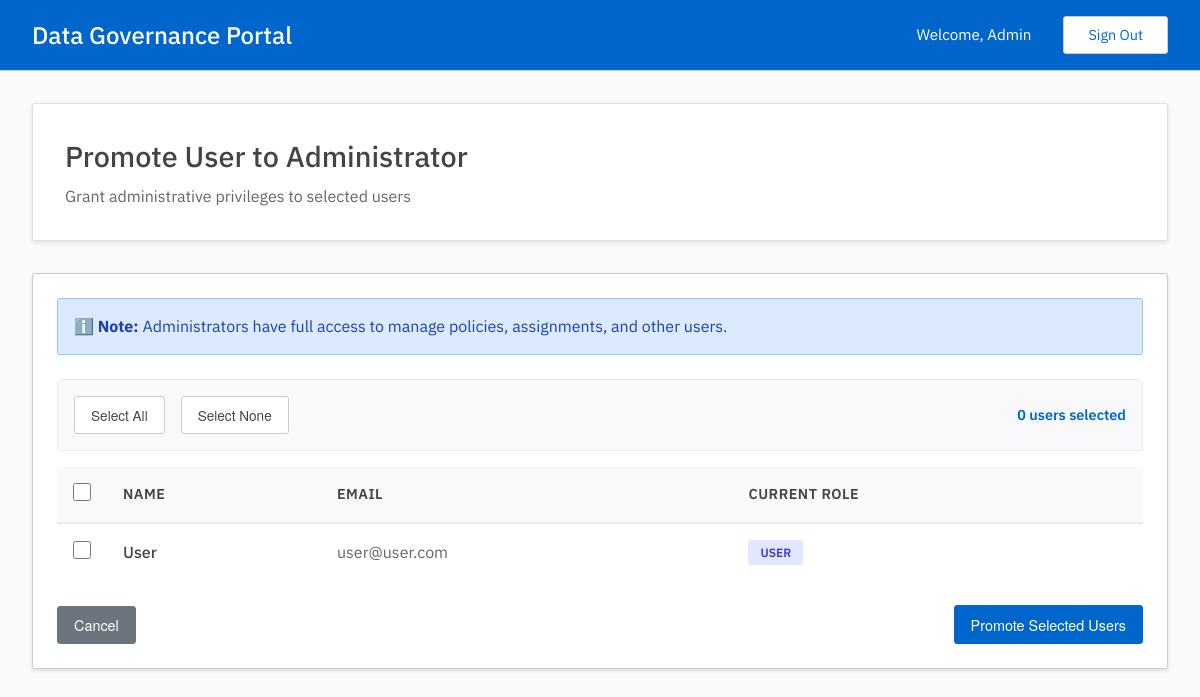
Screenshot of /admin/manage_users/promote (signed in) with the database file from the repository.
### tables this page shows
CREATE TABLE users(
        uuid TEXT UNIQUE NOT NULL PRIMARY KEY,
        email TEXT UNIQUE NOT NULL,
        password_hash TEXT NOT NULL,
        name TEXT NOT NULL,
        is_admin INTEGER NOT NULL DEFAULT 0
        );

### admin.py (the view, shortened to what this page needs)
@admin.route('/manage_users/promote', methods=['GET', 'POST'])
@admin_required
def promote_user():
    users_result = read_get_users()
    users = [user for user in users_result["data"] if not user['is_admin']] if users_result["status"] == "200" else []
    return render_template('admin/manage_users/promote.html', users=users)

### auth.py (called while the page is built)
def admin_required(f):
    @wraps(f)
    def wrap(*args, **kwargs):
        if session['user']['is_admin']:
            return f(*args, **kwargs)
        else:
            print("403: User is not an admin.")
            return redirect(url_for('user.dashboard'))
    return wrap

### db.py (called while the page is built)
def get_conn_curs():
    conn = sqlite3.connect(DATABASE)
    conn.row_factory = sqlite3.Row
    curs = conn.cursor()
    curs.execute("PRAGMA foreign_keys = ON")
    return conn, curs

def commit_close(conn, curs):
    conn.commit()
    curs.close()
    conn.close()

def get_users():
    conn, curs = get_conn_curs()
    curs.execute("SELECT * FROM users")
    users = curs.fetchall()
    commit_close(conn, curs)
    return {
        "status": "200",
        "message": "Users found successfully",
        "data": users
        }

### templates/admin/manage_users/promote.html (shortened to what this page needs)
{% extends "base.html" %}
{% block content %}
<div class="dashboard-header">
    <h2>Promote User to Administrator</h2>
    <p>Grant administrative privileges to selected users</p>
</div>
{% if users %}
<form method="POST" id="promoteForm">
    <div class="table-container">
        <div class="info-message mb-3">
            <strong>ℹ️ Note:</strong> Administrators have full access to manage policies, assignments, and other users.
        </div>
        <div class="bulk-actions">
            <button type="button" class="bulk-select-btn" onclick="selectAll()">Select All</button>
            <button type="button" class="bulk-select-btn" onclick="selectNone()">Select None</button>
            <span class="selected-count" id="selectedCount">0 users selected</span>
        </div>
        <table class="data-table">
            <thead>
                <tr>
                    <th class="checkbox-cell">
                        <input type="checkbox" id="selectAllCheckbox" class="custom-checkbox"
                               onchange="toggleAll(this)">
                    </th>
                    <th>Name</th>
                    <th>Email</th>
                    <th>Current Role</th>
                </tr>
            </thead>
            <tbody>
                {% for user in users %}
                <tr>
                    <td class="checkbox-cell">
                        <input type="checkbox" name="users" value="{{ user['uuid'] }}"
                               class="custom-checkbox user-checkbox"
                               onchange="updateSelectedCount()">
                    </td>
                    <td>
                        <div style="font-weight: 500;">{{ user['name'] }}</div>
                    </td>
                    <td style="color: #666;">{{ user['email'] }}</td>
                    <td>
                        <span class="role-badge role-user">User</span>
                    </td>
                </tr>
                {% endfor %}
            </tbody>
        </table>
        <div class="action-buttons mt-3" style="display: flex; justify-content: space-between;">
            <a href="{{ url_for('admin.manage_users') }}" class="btn btn-secondary">Cancel</a>
            <button type="submit" class="btn btn-action" id="submitBtn" disabled>
                Promote Selected Users
            </button>
        </div>
    </div>
</form>
{% endif %}
{% endblock %}

### templates/base.html (shortened to what this page needs)
<!DOCTYPE html>
<html lang="en">
<head>
    <link rel="stylesheet" href="{{ url_for('static', filename='styles.css') }}">
</head>
<body>
    {% if session.get('user') %}
    <header class="header">
        <div class="header-content">
            <div class="header-left">
                <h1>Data Governance Portal</h1>
            </div>
            <div class="header-right">
                <span class="welcome-text">Welcome, {{ session['user']['name'] }}</span>
                <a href="{{ url_for('login') }}" class="sign-out-btn">Sign Out</a>
            </div>
        </div>
    </header>
    {% endif %}
    <main class="main-content">
        {% block content %}{% endblock %}
    </main>
</body>
</html>

### static/styles.css (style rules this page uses)
* { margin: 0; padding: 0; box-sizing: border-box; }
body { font-family: 'IBM Plex Sans'; color: #444; line-height: 1.42; min-height: 100vh; display: flex; flex-direction: column; background-color: #fafafa; }
.header { background-color: #06c; color: white; padding: 1rem 0; box-shadow: rgba(0,0,0,0.2) 0 2px 8px; border-bottom: 1px solid #ccc; }
.header-content { max-width: 1200px; margin: 0 auto; color: white; padding: 0 2rem; display: flex; justify-content: space-between; align-items: center; }
.header-left { display: flex; align-items: center; gap: 0.5rem; }
.header h1 { font-size: 1.5rem; font-weight: 500; color: white; }
.header-right { display: flex; align-items: center; gap: 2rem; }
.welcome-text { font-size: 0.95rem; color: white; }
.sign-out-btn { background-color: transparent; color: #06c; border: 1px solid #ccc; padding: 0.5rem 1.5rem; border-radius: 3px; text-decoration: none; transition: all 0.3s ease; font-size: 0.9rem; background-color: white; }
.main-content { flex: 1; max-width: 1200px; width: 100%; margin: 0 auto; background-color: #fafafa; padding: 2rem; }
.dashboard-header { background-color: white; padding: 2rem; border-radius: 3px; margin-bottom: 2rem; box-shadow: rgba(0,0,0,0.1) 0 2px 4px; border: 1px solid #e0e0e0; }
.dashboard-header h2 { color: #444; font-size: 1.8rem; margin-bottom: 0.5rem; font-weight: 500; }
.dashboard-header p { color: #666; font-size: 1rem; }
.table-container { background-color: white; border-radius: 3px; padding: 1.5rem; box-shadow: rgba(0,0,0,0.1) 0 2px 4px; border: 1px solid #ccc; overflow-x: auto; }
.data-table { width: 100%; border-collapse: collapse; }
.data-table th { background-color: #f8f9fa; color: #444; font-weight: 600; text-align: left; padding: 1rem; border-bottom: 2px solid #e9ecef; font-size: 0.9rem; text-transform: uppercase; letter-spacing: 0.5px; }
.data-table td { padding: 1rem; border-bottom: 1px solid #e9ecef; color: #444; }
.data-table tr:last-child td { border-bottom: none; }
.btn { padding: 0.5rem 1rem; border-radius: 3px; text-decoration: none; font-size: 0.9rem; cursor: pointer; transition: all 0.3s ease; border: 1px solid transparent; display: inline-block; text-align: center; font-family: 'Helvetica Neue', 'Helvetica', 'Arial', sans-serif; }
.btn-action { background-color: #06c; color: white; border-color: #06c; }
.btn-secondary { background-color: #6c757d; color: white; border-color: #6c757d; }
.bulk-actions { display: flex; gap: 1rem; align-items: center; margin-bottom: 1rem; padding: 1rem; background: #f8f9fa; border-radius: 3px; border: 1px solid #e9ecef; }
.bulk-select-btn { padding: 0.5rem 1rem; border: 1px solid #ccc; background: white; border-radius: 3px; cursor: pointer; font-size: 0.85rem; color: #444; transition: all 0.2s ease; font-family: 'Helvetica Neue', 'Helvetica', 'Arial', sans-serif; }
.selected-count { color: #06c; font-weight: 600; font-size: 0.9rem; margin-left: auto; }
.checkbox-cell { width: 40px; text-align: center; }
.custom-checkbox { width: 18px; height: 18px; cursor: pointer; accent-color: #06c; }
.role-badge { display: inline-block; padding: 0.25rem 0.75rem; border-radius: 3px; font-size: 0.75rem; font-weight: 600; text-transform: uppercase; }
.role-user { background: #e0e7ff; color: #4338ca; }
.action-buttons { display: flex; gap: 0.5rem; align-items: center; }
.info-message { background: #dbeafe; color: #1e40af; padding: 1rem; border-radius: 3px; margin-bottom: 1.5rem; border: 1px solid #93c5fd; }
.mt-3 { margin-top: 1.5rem; }
.mb-3 { margin-bottom: 1.5rem; }

### rows the page displays
users: user.name "Admin"
users: name "User", email "user@user.com"
